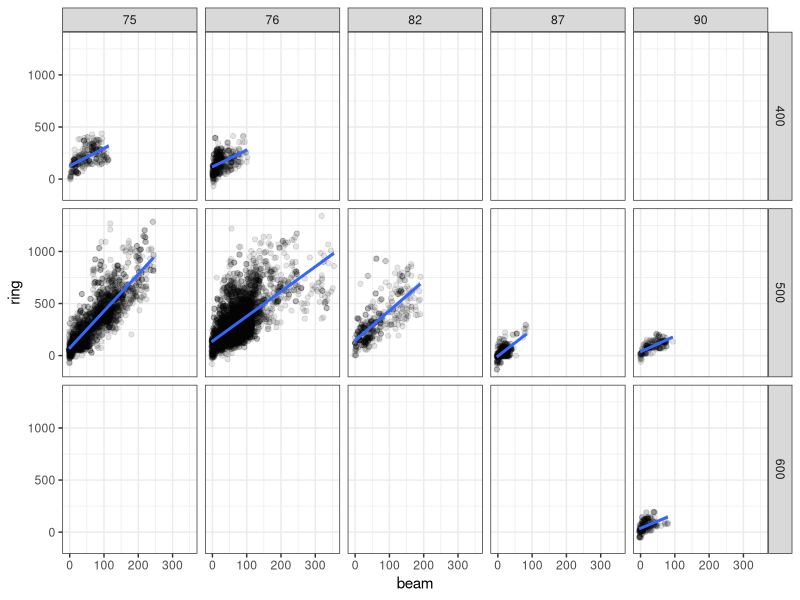
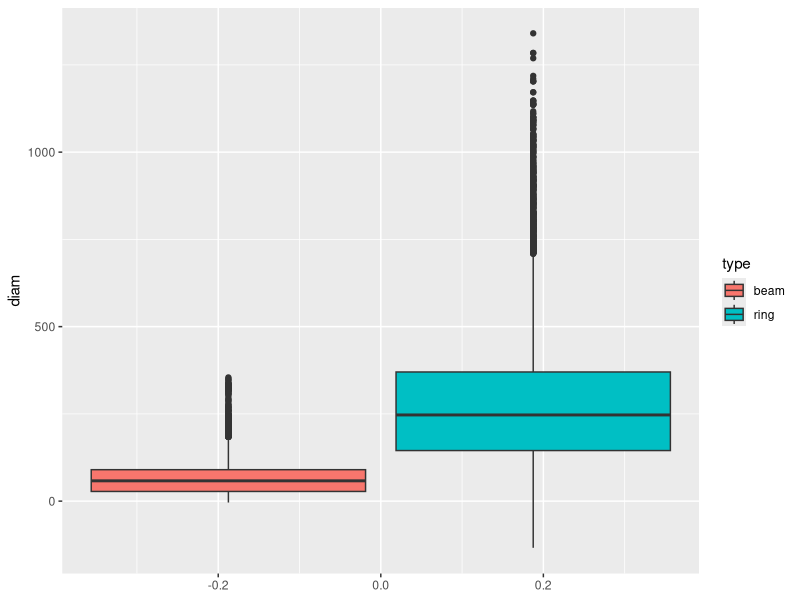

Here is the R script that generated these plots, in order: (Note: this script raises an error after producing the figures.)
# Script to measure size of aggregations around FADs

# 0. Description  ----------------

# There are several objectives in this study:
# (1) Measure and correct atwarth distorsion of multibeam sonar
# (2) Compare horizontal and vertical diameters of aggregations
#     Is there any consistent pattern?
# (3) Correlate abunance with chatches


# The data we are using are:
#   horizontal sonar, 
#   vertical echosounder EK60 @ 120 kHz, and:
#   catches per species

# The sonar is a Simrad SN90? with 32 beams of 3.75º each
# According to Missund (1993), when measuring school sizes with sonar
# the alongship beam correction should be:
#   Corr.beam = Uncorr.beam - (1500*Pulse*1e-6)/2 
# and the atwarthship correction should be:
#   Corr.ring = Uncorr.ring - 2*n*(2/3)*Range*tan(3.75*pi/(2*180))
# where n is the number of beams occupied by the school
# and Range is the distance to the center of the school

# 1. Load libraries and input data --------------

library(dplyr)
library(tidyr)
library(ggplot2)
library(purrr)
library(broom)

# read data files:
# (1) dimensiones - sonar-based school diameters 
# (2) vert - echosounder-based school heights
# (3) lances - info about catches
# (4) acous - echosounder acoustic echointegration 

# (1) dimensiones -  sonar-based school diameters 
# done with Profos by Udane 
# It measures simultaneously longitudinal and transversal diameters of 
# the same aggregation around a FAD
# it contains multiple measures per set, so 
# needs to be summarised
dimensiones <- read.table(file = "datos/Dimensions-pp.txt", sep = "\t", 
                          header = T, dec = ".")  %>% 
  rename(distance = Diancia.del.Banco..m.)
str(dimensiones)

# Relevant variables:
# Self-explanatory: set, Date (mmddyyyy), Time (hhmm)
# Trans.tilt: transducer tilt angle (º) (0 for horizontal)
# AlongBeamSize: longitudinal measure of the school diameter (m)
# AlongRingSize: transversal measure of the school diameter (m)
# Dudoso: especially difficult or compromised diameter measures (1/0)
# Pulso: pulse duration (micro s)
# Rango: maximum detection range of the sonar (m)
# Frecuency: operating frequency of the sonar (kHz)
# distance: distance to the center of the school (m)


# (2) vert - echosounder-based school heights
# output of the lines drawn in Echoview by Iñaki
# indicating the approximate initial and final depth of each school
# as recorded by the vertical echosounder onboard the logistic boat
# It contains multiple depths per set, so 
# we have to summarise befor merging to other data
vert <- read.table("datos/profundidades.txt", header = T, sep = "\t")
str(vert)

# Relevant variables:
# set (id), Zsup, SD_Zsup, Zfin, SD_Zfin (m)

# (3) lances - info about catches
lances <- read.table("datos/Lances.txt", header = T, sep = "\t")
str(lances)  

# Relevant variables:
# Lance, Fecha, Hora
# Captura.Total, skj, bet, yft (t)

# (4) acous - echosounder acoustic echointegration 
# vertical acoustic density and NASC at 120 kHz
# it is 120 instead of 38 because the 38 failed at some point of the survey
# it is echointegrated between the ranges of the Echoview lines in "vert"
acous <- read.table("datos/Ecointegra120xlance.txt", header = T, sep = "\t")
acous <- acous[c(1,5:17, 21:23)]
acous <- acous[-c(5:9)]
str(acous)

# Relevant variables:
# Set, Date_M (yyyymmdd), Time_M (hh:mm:ss.ssss; factor)
# NASC, Sv_mean

## 1. Correction of the atwarth dimension  -----------------
# we measure the diameter of the aggregation along beam and along ring
# at complete round trajectories surroundng the FAD during purse seining ops.
# then we compare the corrected along-beam diameter estimations
# with the along-ring ones
# and try to estimate correction factors for the latter

summary(dimensiones)

# we apply Misund's corrections:
dimensiones <- dimensiones %>%
  mutate(n = case_when(
          Rango == 400 ~ 15, 
          Rango == 500 ~ 14, 
          Rango == 600 ~ 13
          ),
          beam = AlongBeamSize - (1500*Pulso*1e-6)/2, 
          ring = AlongRingSize - 2*n*(2/3)*distance*tan(3.75*pi/(2*180)))
dimensiones %>%
  filter(Dudoso != 1) %>%
  ggplot(aes(x = beam, y = ring)) +
  geom_point(alpha = 0.1) +
  geom_smooth(method = "lm") +
  theme_bw() +
  facet_grid(Rango ~ Frecuency)
  
modelo <- lm(data = dimensiones, beam ~ ring)
summary(modelo)

lmod <- function(x) lm(data = x, beam ~ AlongRingSize)

dim.l <- split(x = dimensiones, f = dimensiones$Frecuency)
mod.l <- map(.x = dim.l, .f = lmod)
map(.x = mod.l, .f = summary)
# significant*** correlation between along and atwarth diameters for all freqs 
# the best R2 for 75 kHz (61%) followed by 82 kHz (52%); the rest, well below 50% 
# Estimated correction for atwarth diameters
# corrected.atwarth.diam = 0.18*atwarth.diam - 14.5 m

dim.l2 <- split(x = dimensiones, f = dimensiones$Rango)
mod.l2 <- map(.x = dim.l2, .f = lmod)
map(.x = mod.l2, .f = summary)

# Check try the following idea: correct the atwarth diameter estimation with 
# the formula by Misund (1993). Then, see if it corrects completely
# according to the along beam estimation. If not, apply the result of 
# the linear regression obtained here.

# boxpplot comparing beam vs ring school diam
dimensiones %>%  
  gather(beam:ring, key = "type", value = "diam") %>% 
  ggplot(aes(y = diam)) + 

  geom_boxplot(aes(fill = type)) 

  geom_boxplot(aes(fill = type)) +
  facet_wrap(~ set)
  
  
  # boxpplot comparing beam vs ring school diam
  dimensiones %>%  
    gather(beam:ring, key = "type", value = "diam") %>% 
    ggplot(aes(y = diam)) + 
  geom_boxplot(aes(fill = type)) +
  geom_boxplot(aes(fill = type)) +
    facet_wrap(~ set)
  

# scatterplot of delta-diam against set number
dimensiones %>%  
  mutate(delta = ring - beam) %>% 
  group_by(set) %>% 
  summarise(delta = mean(delta), pulse = mean(Pulso)) %>% 
  ggplot(aes(y = delta, x = set)) + 
  geom_point(aes(colour = pulse)) +
  geom_hline(yintercept = 0, linetype = 2) 

## 2. Vertical vs horizontal diameters -------------------------
# we compare vert vs horiz to see whether there is a stable relationship between them

## 2.1 Summarise vertical diameters per set ---------
vert <- vert %>%
  mutate(delta.z = Zfin - Zsup) 
vert %>% summary()
vert %>% group_by(set) %>%
  summarise(mean(delta.z))

vert.sum <- vert %>% 
  mutate(delta.z = Zfin - Zsup, 
         sd.delta.z = SD_Zsup + SD_Zfin) %>%
  group_by(set) %>%
  summarise(delta.z = mean(delta.z, na.rm = T), 
            sd.z = mean(sd.delta.z, na.rm = T)) %>%
  mutate(cv.z = sd.z/delta.z)
summary(vert.sum$delta.z)

## 2.2 Summarise horizontal diameters per set -------
horiz.sum <- dimensiones %>%
  group_by(set) %>%
  summarise(diam = mean(beam, na.rm = T), 
            sd.diam = sd(beam, na.rm = T)) %>%
  mutate(cv.diam = sd.diam/diam)

## 2.3 Combine and compare vertical and horizontal info  --------------
geom <- merge(vert.sum, horiz.sum, by = "set", all = F)

geom %>%
  ggplot(aes(x = delta.z, y = diam)) +
  geom_point() +
  geom_smooth(method = "lm") +
  theme_bw()

# unfortunately (or fortunately) the diameter seems pretty constant
# independent from the vertical extension of the aggregation
# According to these data, for vertical extensions between 20 and 70 m
# in the Atlantic Ocean the average horizontal diameter would be constant = 50 m
# Unless we find a relationship with sv or nasc...


## 3. Predicting catches with only vertical data ----------------
lances.geom <- merge(geom, lances, by.x = "set", by.y = "Lance")

lances.geom <- merge(lances.geom, acous, by.x = "set", by.y = "Set")
lances.geom <- lances.geom[c(1:8, 10, 15:24, 27:32)] 


panel.cor <- function(x, y, digits=2, prefix="", cex.cor) 
{
  usr <- par("usr"); on.exit(par(usr)) 
  par(usr = c(0, 1, 0, 1)) 
  r <- abs(cor(x, y)) 
  txt <- format(c(r, 0.123456789), digits = digits)[1] 
  txt <- paste(prefix, txt, sep = "") 
  if (missing(cex.cor)) cex <- 0.8/strwidth(txt) 
  
  test <- cor.test(x,y) 
  # borrowed from printCoefmat
  Signif <- symnum(test$p.value, corr = FALSE, na = FALSE, 
                   cutpoints = c(0, 0.001, 0.01, 0.05, 0.1, 1),
                   symbols = c("***", "**", "*", ".", " ")) 
  
  text(0.5, 0.5, txt, cex = cex * r) 
  text(.8, .8, Signif, cex = cex, col = 2) 
}
x11()
pairs(lances.geom, lower.panel = panel.smooth, upper.panel = panel.cor)
# I don't see anything interesting
